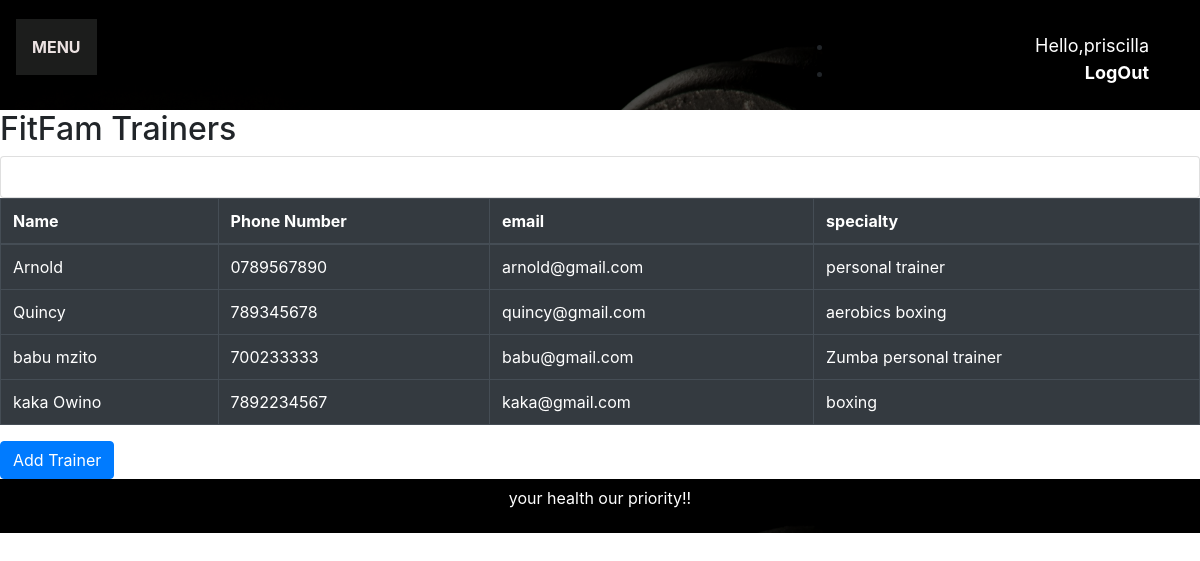
The app's page /trainers_list/ (signed in) with its own data.
### trainers/models.py (models this page shows, shortened)
class Trainer(models.Model):
    name=models.CharField(max_length=200)
    phone_number=models.CharField(max_length=50)
    email=models.EmailField(unique=True)
    specialty=models.TextField()
    class meta:
        ordering='name'

### gym/decorators.py (the view)
        def wrapper_func(request,*args,**kwargs):
            group=None
            if request.user.groups.exists():
                group=request.user.groups.all()[0].name
            if group in allowed_roles:
                return view_func(request, *args, **kwargs)
            else:
                return HttpResponse('you are not authorized to view this page')

### trainers/views.py (called while the page is built)
@allowed_users(allowed_roles=['admins'])
def TrainerView(request):
    trainer=Trainer.objects.all().order_by('name')
    myFilter=TrainerFilter(queryset=trainer)
    trainer=myFilter.qs
    context={'trainer':trainer,'myFilter':myFilter}
    return render(request,'trainers/trainers_list.html',context)

### trainers/templates/trainers/trainers_list.html (shortened to what this page needs)
{% extends 'gym/base.html'%}
{% block title%}
<link rel="stylesheet" href="https://stackpath.bootstrapcdn.com/bootstrap/4.3.1/css/bootstrap.min.css">
{%endblock%}
{% block body%}
<h2> FitFam Trainers</h2>
<div class="row">
    <div class="col">
        <div class="card card-body">
        </div>
    </div>
</div>
            <table class="table table-bordered table-dark" >
                <thead>
                <tr>
                    <th scope="col"> Name</th>
                    <th scope="col"> Phone Number</th>
                    <th scope="col"> email</th>
                    <th scope="col"> specialty</th>
                </tr>
                </thead>
                <tbody>
                {% for fields in trainer%}
                <tr>
                    <td>{{fields.name}}</td>
                     <td>{{fields.phone_number}}</td>
                    <td> {{fields.email}}</td>
                    <td> {{fields.specialty}}</td>
                </tr>
                {%endfor%}
                </tbody>
            </table>
            <div>
                <a class="btn btn-primary" href="/create_trainer/" role="button">Add Trainer </a>
            </div>
{% endblock%}

### gym/templates/gym/navigationbar.html (shortened to what this page needs)
{%load static%}
{% block head %}
<link rel ="stylesheet" href="{% static 'gym/css/navbar.css'%}">
{% endblock %}
<nav class="navbar background h-nav-resp">
        <ul class="nav-list v-class-resp">
              <div class="dropdown">
                  <button class="dropbtn"><strong>MENU</strong></button>
            </div>
        </ul>
         <div class="right-nav v-class-resp">
        <br>
             <ul>
             {% if user.is_authenticated %}
                  <li><span class = "hello" > Hello,{{request.user}}</span></li>
                  <li><span><strong> <a class="hello" href="{%url 'logout'%}"> LogOut </a></strong> </span></li>
            {% else %}
                <li><a href="{%url 'login'%}">LOGIN</a></li>
            </ul>
            {%endif%}
         </div>
</nav>

### gym/static/gym/css/navbar.css (style rules this page uses)
.dropbtn { background-color: #1c1d1c; color: rgb(236, 226, 226); padding: 16px; font-size: 16px; border: none; }
.dropdown { position: relative; display: inline-block; }

### gym/static/gym/css/style.css (style rules this page uses)
* { margin: 0; padding: 0; }
html { scroll-behavior: smooth; }
.navbar { display: flex; align-items: center; justify-content: center; position: sticky; top: 0; cursor: pointer; padding: 2px 0; }
.nav-list { width: 70%; display: flex; align-items: center; }
.right-nav { width: 30%; text-align: right; padding-right: 15px; }
.background { background: rgba(0, 0, 0, 0.7) url('../images/bi2.jpg'); background-size: cover; background-blend-mode: darken; }
.btn { background-color: black; color: white; border: white solid 1px; border-radius: 10px; padding: 0px 5px; cursor: pointer; }

### gym/templates/gym/navigationbar.html (style rules this page uses)
.hello { font-size:18px; color:fff; margin-right:20px; }

### records on screen
Trainer: name "Arnold", phone_number "0789567890", email "arnold@gmail.com", specialty "personal trainer"
Trainer: name "Quincy", phone_number "789345678", email "quincy@gmail.com", specialty "aerobics boxing"
Trainer: name "babu mzito", phone_number "700233333", email "babu@gmail.com", specialty "Zumba personal trainer"
Trainer: name "kaka Owino", phone_number "7892234567", email "kaka@gmail.com", specialty "boxing"

### other values on screen
{{ request.user }} "priscilla"
